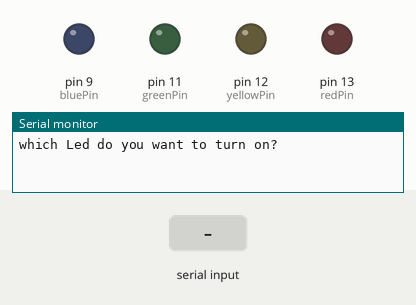
Bench run of a sketch on a simulated Arduino Uno, built with avr-gcc and run on an emulated ATmega328P. Parts: output pins drawn as LEDs (lit = HIGH), the last lines printed to the serial monitor. The test bench sets the inputs (shaded band).

Above: at 1.2 s.
1.3 s: "red" received over Serial
At 2.9 s:
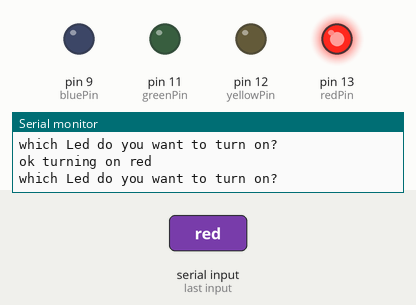
3.8 s: "green" received over Serial
At 6.0 s:
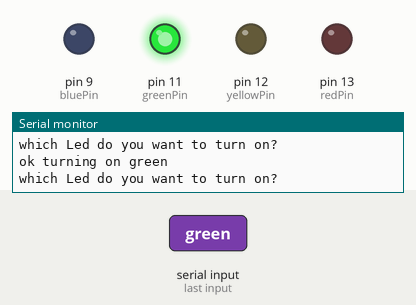
6.3 s: "blue" received over Serial
At 7.9 s:
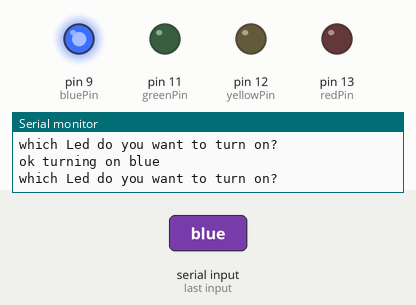
8.8 s: "yellow" received over Serial
At 11.2 s:
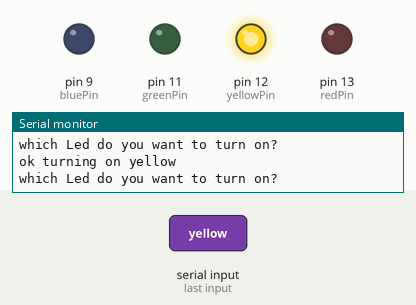
Timing chart, 0 to 12.3 s (numbered marks = the images above; inputs shaded):
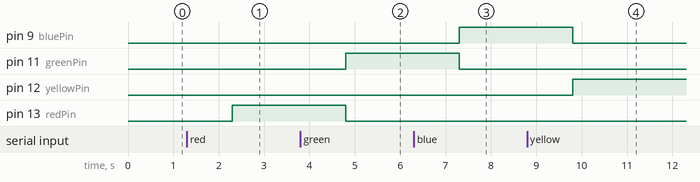

The sketch:

Lesson_05_serial_monitor_turn_leds.ino
```cpp
String msg="which Led do you want to turn on? ";
String msg2= "ok turning on ";
String TheColor;

String yellow;
int redPin=13;
int bluePin=9;
int greenPin=11;
int yellowPin=12;
void setup() {
  // put your setup code here, to run once:
  Serial.begin(9600);
pinMode(redPin,OUTPUT);
pinMode(greenPin,OUTPUT);
pinMode(bluePin,OUTPUT);
pinMode(yellowPin,OUTPUT);

}

void loop() {
  // put your main code here, to run repeatedly:
Serial.println(msg);
while(Serial.available()==0) {
}
TheColor=Serial.readString();
  if (TheColor=="red") {
  digitalWrite(redPin,HIGH);
  digitalWrite(greenPin,LOW);
  digitalWrite(bluePin,LOW);
  digitalWrite(yellowPin,LOW);


}
if (TheColor=="green") {
  digitalWrite(greenPin,HIGH);
  digitalWrite(redPin,LOW);
  digitalWrite(yellowPin,LOW);
  digitalWrite(bluePin,LOW);


}
if (TheColor=="blue") {
  digitalWrite(bluePin,HIGH);
  digitalWrite(greenPin,LOW);
  digitalWrite(redPin,LOW);
  digitalWrite(yellowPin,LOW);
}
if (TheColor=="yellow") {
  digitalWrite(yellowPin,HIGH);
  digitalWrite(redPin,LOW);
  digitalWrite(greenPin,LOW);
  digitalWrite(bluePin,LOW);
}
Serial.print(msg2);
Serial.println(TheColor);
delay(500);


}
```

Measured:
- after the input at 1.3 s, pin 13 (redPin): LOW → HIGH after 1.0 s
- after the input at 3.8 s, pin 11 (greenPin): LOW → HIGH after 1.0 s; pin 13 (redPin): HIGH → LOW after 1.0 s
- after the input at 6.3 s, pin 9 (bluePin): LOW → HIGH after 1.0 s; pin 11 (greenPin): HIGH → LOW after 1.0 s
- after the input at 8.8 s, pin 9 (bluePin): HIGH → LOW after 1.0 s; pin 12 (yellowPin): LOW → HIGH after 1.0 s
